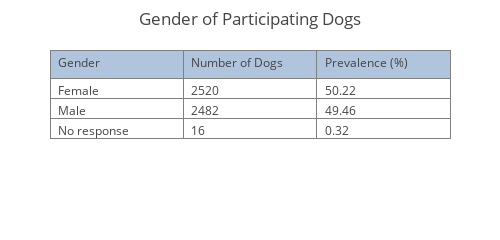

The notebook cell saved with this chart:
### Markdown cell above
### Gender of Participating Dogs

### Code cell
# Construct the dataframe.
fields = 'dog_sex'
labels = ['Gender']
df = createDataFrame(DOG_TABLE, fields, labels, filtered=False)
replacements = {'':'No response', '1':'Male', '2':'Female'}
df = replaceFields(df, replacements)

# Calculate sums and prevalences.
calc = getValueCountAndPrevalence(df, labels[0])

# Display the results as a table.
data = [go.Table(header=dict(values=[labels[0], 'Number of Dogs', 'Prevalence (%)'],
                             fill = dict(color='#B0C4DE'),
                             align = ['left'] * 3),
                 cells=dict(values=[calc.index.values, calc['sum'].values, 
                                    calc['prevalence'].values],
                            align = ['left'] * 3,
                            format = [None, 'd', '.2f']))]
layout = go.Layout(title='Gender of Participating Dogs',
                   width=500,
                   height=200,
                   margin=go.Margin(l=50, r=50, b=50, t=50, pad=4))
fig = dict(data=data, layout=layout)
py.iplot(fig)

### Figure 1 — Plotly figure (JSON) as saved in the notebook; plotly's stock layout.template omitted (floating-point values rounded to 4 significant figures)
{"data": [{"cells": {"align": ["left", "left", "left"], "format": [null, "d", ".2f"], "values": [["Female", "Male", "No response"], [2520, 2482, 16], [50.22, 49.46, 0.3189]]}, "header": {"align": ["left", "left", "left"], "fill": {"color": "#B0C4DE"}, "values": ["Gender", "Number of Dogs", "Prevalence (%)"]}, "type": "table"}], "layout": {"height": 200, "margin": {"b": 50, "l": 50, "pad": 4, "r": 50, "t": 50}, "title": "Gender of Participating Dogs", "width": 500}}
